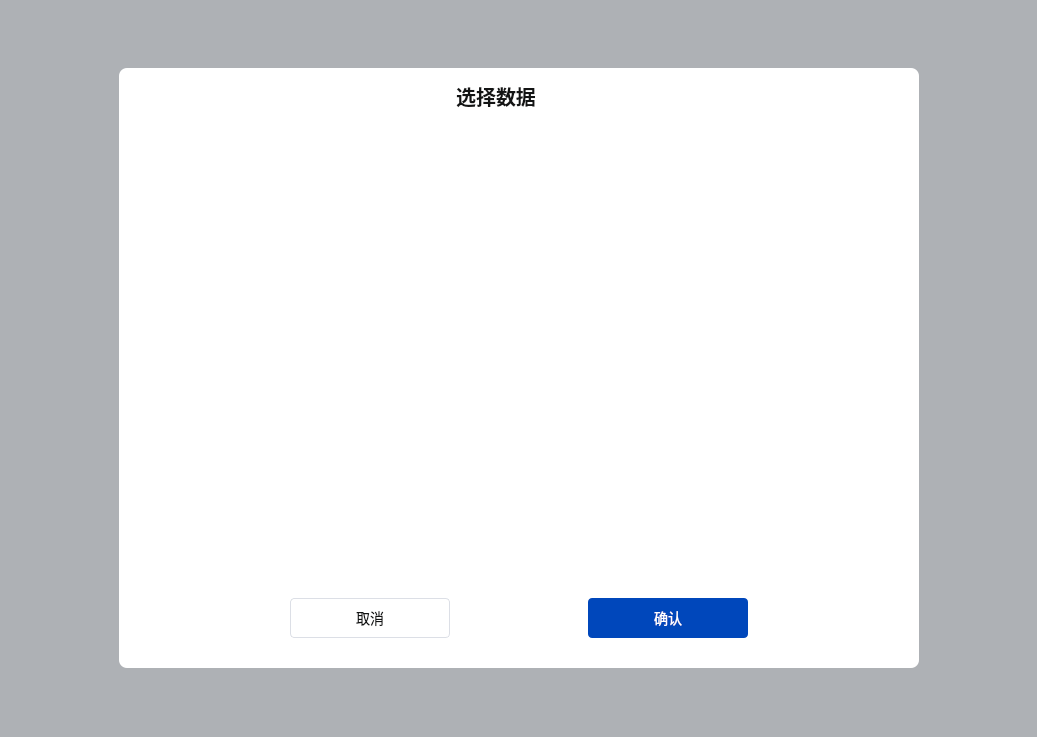
<?xml version="1.0" encoding="UTF-8"?>
<ui version="4.0">
 <class>FormModeTrainSelectData</class>
 <widget class="QWidget" name="FormModeTrainSelectData">
  <property name="geometry">
   <rect>
    <x>0</x>
    <y>0</y>
    <width>1037</width>
    <height>737</height>
   </rect>
  </property>
  <property name="windowTitle">
   <string>Form</string>
  </property>
  <property name="styleSheet">
   <string notr="true">border: none;
background-color: rgba(31, 41, 52,0.2);</string>
  </property>
  <layout class="QHBoxLayout" name="horizontalLayout_3">
   <property name="leftMargin">
    <number>9</number>
   </property>
   <property name="rightMargin">
    <number>9</number>
   </property>
   <item>
    <spacer name="horizontalSpacer_4">
     <property name="orientation">
      <enum>Qt::Horizontal</enum>
     </property>
     <property name="sizeHint" stdset="0">
      <size>
       <width>40</width>
       <height>20</height>
      </size>
     </property>
    </spacer>
   </item>
   <item alignment="Qt::AlignHCenter|Qt::AlignVCenter">
    <widget class="QWidget" name="widget" native="true">
     <property name="sizePolicy">
      <sizepolicy hsizetype="Fixed" vsizetype="Fixed">
       <horstretch>0</horstretch>
       <verstretch>0</verstretch>
      </sizepolicy>
     </property>
     <property name="minimumSize">
      <size>
       <width>800</width>
       <height>600</height>
      </size>
     </property>
     <property name="maximumSize">
      <size>
       <width>800</width>
       <height>600</height>
      </size>
     </property>
     <property name="styleSheet">
      <string notr="true">background-color: #FFF;
border:none;
border-radius:8px;</string>
     </property>
     <layout class="QVBoxLayout" name="verticalLayout_2">
      <property name="leftMargin">
       <number>2</number>
      </property>
      <property name="topMargin">
       <number>8</number>
      </property>
      <property name="rightMargin">
       <number>2</number>
      </property>
      <property name="bottomMargin">
       <number>30</number>
      </property>
      <item>
       <layout class="QHBoxLayout" name="horizontalLayout_2">
        <item>
         <widget class="QLabel" name="label">
          <property name="sizePolicy">
           <sizepolicy hsizetype="Expanding" vsizetype="Fixed">
            <horstretch>0</horstretch>
            <verstretch>0</verstretch>
           </sizepolicy>
          </property>
          <property name="minimumSize">
           <size>
            <width>0</width>
            <height>40</height>
           </size>
          </property>
          <property name="maximumSize">
           <size>
            <width>16777215</width>
            <height>40</height>
           </size>
          </property>
          <property name="styleSheet">
           <string notr="true">opacity: 1;
font-size: 20px;
font-weight: bold;
line-height: 24px;
color: #131414;</string>
          </property>
          <property name="text">
           <string>选择数据</string>
          </property>
          <property name="alignment">
           <set>Qt::AlignCenter</set>
          </property>
         </widget>
        </item>
        <item>
         <widget class="QPushButton" name="btnClose">
          <property name="sizePolicy">
           <sizepolicy hsizetype="Fixed" vsizetype="Fixed">
            <horstretch>0</horstretch>
            <verstretch>0</verstretch>
           </sizepolicy>
          </property>
          <property name="minimumSize">
           <size>
            <width>40</width>
            <height>40</height>
           </size>
          </property>
          <property name="maximumSize">
           <size>
            <width>40</width>
            <height>40</height>
           </size>
          </property>
          <property name="styleSheet">
           <string notr="true">.QPushButton{
	border:none;
	background-image:url(:/res/image/close.png);
	background-repeat:no-repeat;
	background-position:center;
}
.QPushButton:hover{
	border:2px solid rgb(69,122,247);
	background-image:url(:/res/image/close.png);
	background-repeat:no-repeat;
	background-position:center;
}
.QPushButton:pressed{
	border:2px solid rgb(69,122,247);
	background-image:url(:/res/image/close.png);
	background-repeat:no-repeat;
	background-position:center;
}</string>
          </property>
          <property name="text">
           <string/>
          </property>
         </widget>
        </item>
       </layout>
      </item>
      <item>
       <layout class="QVBoxLayout" name="verticalLayout">
        <property name="spacing">
         <number>10</number>
        </property>
        <property name="leftMargin">
         <number>40</number>
        </property>
        <property name="rightMargin">
         <number>40</number>
        </property>
        <item>
         <widget class="QTableView" name="tableView">
          <property name="styleSheet">
           <string notr="true">QTableView {
    background-color: #fff;
    color: #2D3440;
    border: none;
    padding: 2px 4px;
    selection-color: #2D3440;                             /*选中区域的文字颜色*/
    selection-background-color: rgb(255,255,255);        /*选中区域的背景色*/
    font-size:16px;
}
QScrollBar:vertical{
    background: transparent;
    border-radius:5px;
    width: 10px;
}
QScrollBar::handle:vertical {
    background-color: #e0e0e0;
    min-height: 242px;
    border-radius:5px;
    width: 10px;
}

/* 向上区域样式 */
QScrollBar::sub-line:vertical {
    border: none;
}

/* 向下区域样式 */
QScrollBar::add-line:vertical {
    border: none;
}

QScrollBar:horizontal{
    background: transparent;
    border-radius:5px;
    height: 10px;
}
QScrollBar::handle:horizontal {
    background-color: #e0e0e0;
    min-width: 242px;
    border-radius:5px;
    height: 10px;
}

/* 向上区域样式 */
QScrollBar::sub-line:horizontal {
  border: none;
}

/* 向下区域样式 */
QScrollBar::add-line:horizontal {
  border: none;
}</string>
          </property>
         </widget>
        </item>
        <item>
         <layout class="QHBoxLayout" name="horizontalLayout">
          <item>
           <spacer name="horizontalSpacer_2">
            <property name="orientation">
             <enum>Qt::Horizontal</enum>
            </property>
            <property name="sizeHint" stdset="0">
             <size>
              <width>40</width>
              <height>20</height>
             </size>
            </property>
           </spacer>
          </item>
          <item>
           <widget class="QPushButton" name="btnCancel">
            <property name="sizePolicy">
             <sizepolicy hsizetype="Fixed" vsizetype="Fixed">
              <horstretch>0</horstretch>
              <verstretch>0</verstretch>
             </sizepolicy>
            </property>
            <property name="minimumSize">
             <size>
              <width>160</width>
              <height>40</height>
             </size>
            </property>
            <property name="maximumSize">
             <size>
              <width>160</width>
              <height>40</height>
             </size>
            </property>
            <property name="styleSheet">
             <string notr="true">.QPushButton{
    border-radius: 4px;
    opacity: 1;
    background: #FFFFFF;
    border:1px solid #DCDFE6;
    font-size: 14px;
    font-weight: normal;
    line-height: 24px;
    color: #131414;
    padding-left:16px;
    padding-right:16px;
}

.QPushButton:!enabled{
	color: #909399;
}

.QPushButton:hover{
	border:1px solid #131414;
}</string>
            </property>
            <property name="text">
             <string>取消</string>
            </property>
           </widget>
          </item>
          <item>
           <spacer name="horizontalSpacer">
            <property name="orientation">
             <enum>Qt::Horizontal</enum>
            </property>
            <property name="sizeHint" stdset="0">
             <size>
              <width>40</width>
              <height>20</height>
             </size>
            </property>
           </spacer>
          </item>
          <item>
           <widget class="QPushButton" name="btnOk">
            <property name="sizePolicy">
             <sizepolicy hsizetype="Fixed" vsizetype="Fixed">
              <horstretch>0</horstretch>
              <verstretch>0</verstretch>
             </sizepolicy>
            </property>
            <property name="minimumSize">
             <size>
              <width>160</width>
              <height>40</height>
             </size>
            </property>
            <property name="maximumSize">
             <size>
              <width>160</width>
              <height>40</height>
             </size>
            </property>
            <property name="styleSheet">
             <string notr="true">.QPushButton{
	border-radius: 4px;
	opacity: 1;
	background: #0047BB;
	border:none;
	font-size: 14px;
	font-weight: normal;
	color: #FFFFFF;
	padding-left:16px;
	padding-right:16px;
}
.QPushButton:hover{
	border:1px solid #0000FF;
}</string>
            </property>
            <property name="text">
             <string>确认</string>
            </property>
           </widget>
          </item>
          <item>
           <spacer name="horizontalSpacer_3">
            <property name="orientation">
             <enum>Qt::Horizontal</enum>
            </property>
            <property name="sizeHint" stdset="0">
             <size>
              <width>40</width>
              <height>20</height>
             </size>
            </property>
           </spacer>
          </item>
         </layout>
        </item>
       </layout>
      </item>
     </layout>
    </widget>
   </item>
   <item>
    <spacer name="horizontalSpacer_5">
     <property name="orientation">
      <enum>Qt::Horizontal</enum>
     </property>
     <property name="sizeHint" stdset="0">
      <size>
       <width>40</width>
       <height>20</height>
      </size>
     </property>
    </spacer>
   </item>
  </layout>
 </widget>
 <resources/>
 <connections/>
</ui>
